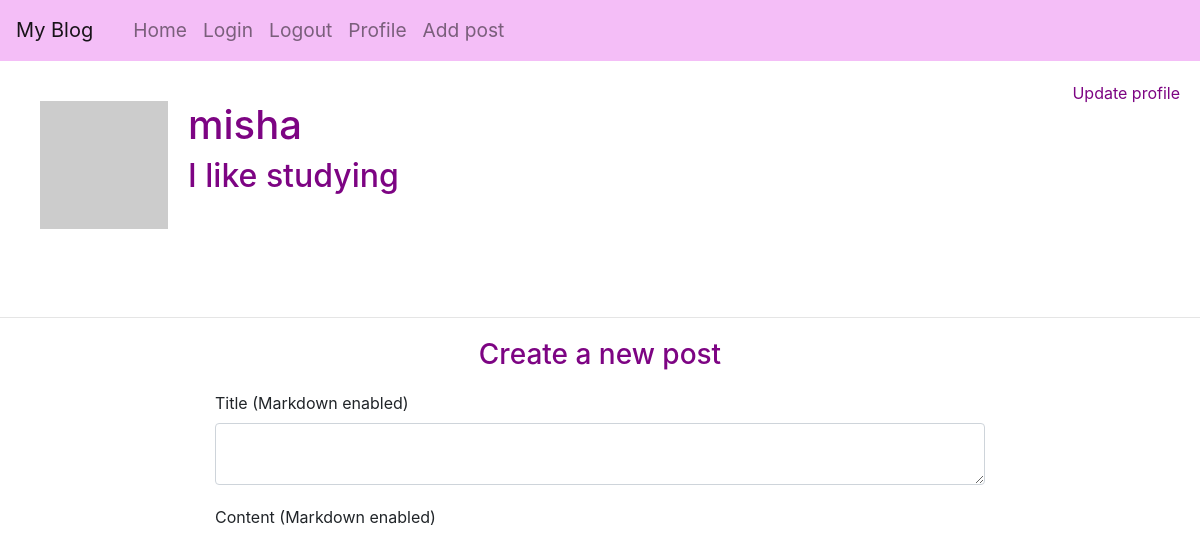
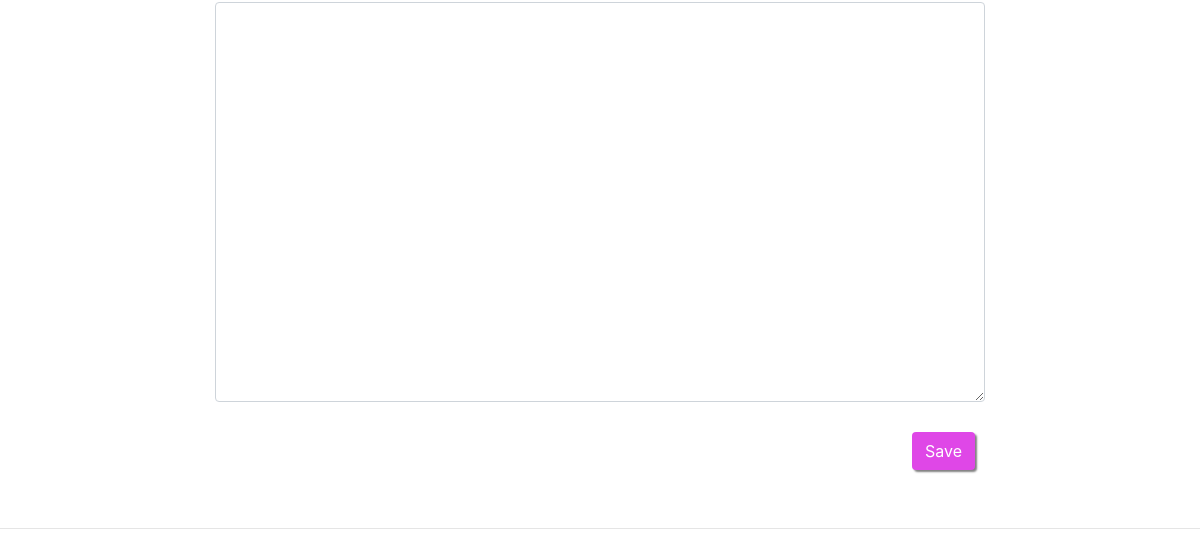
Before: /user/misha (signed in) with the older database file (2 pictures, top to bottom).
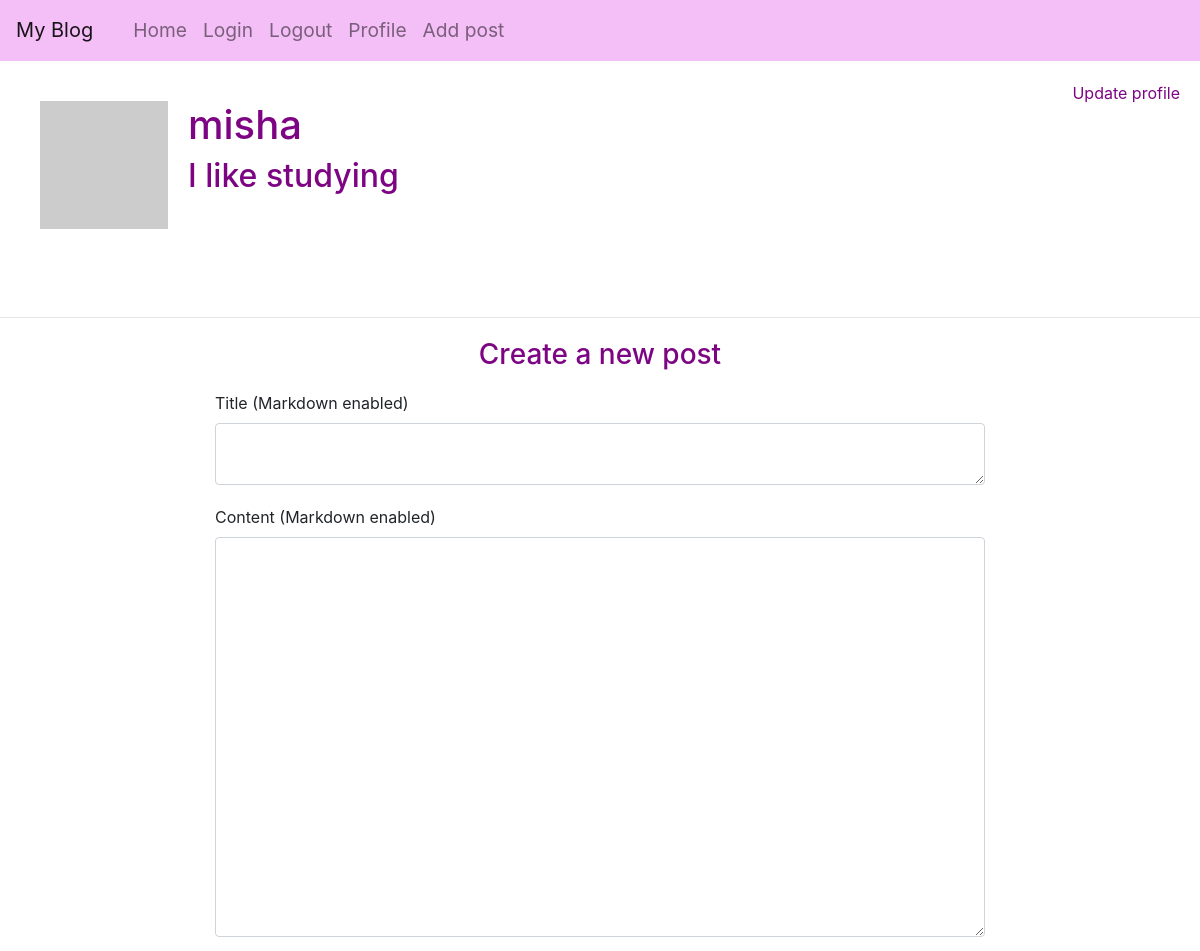
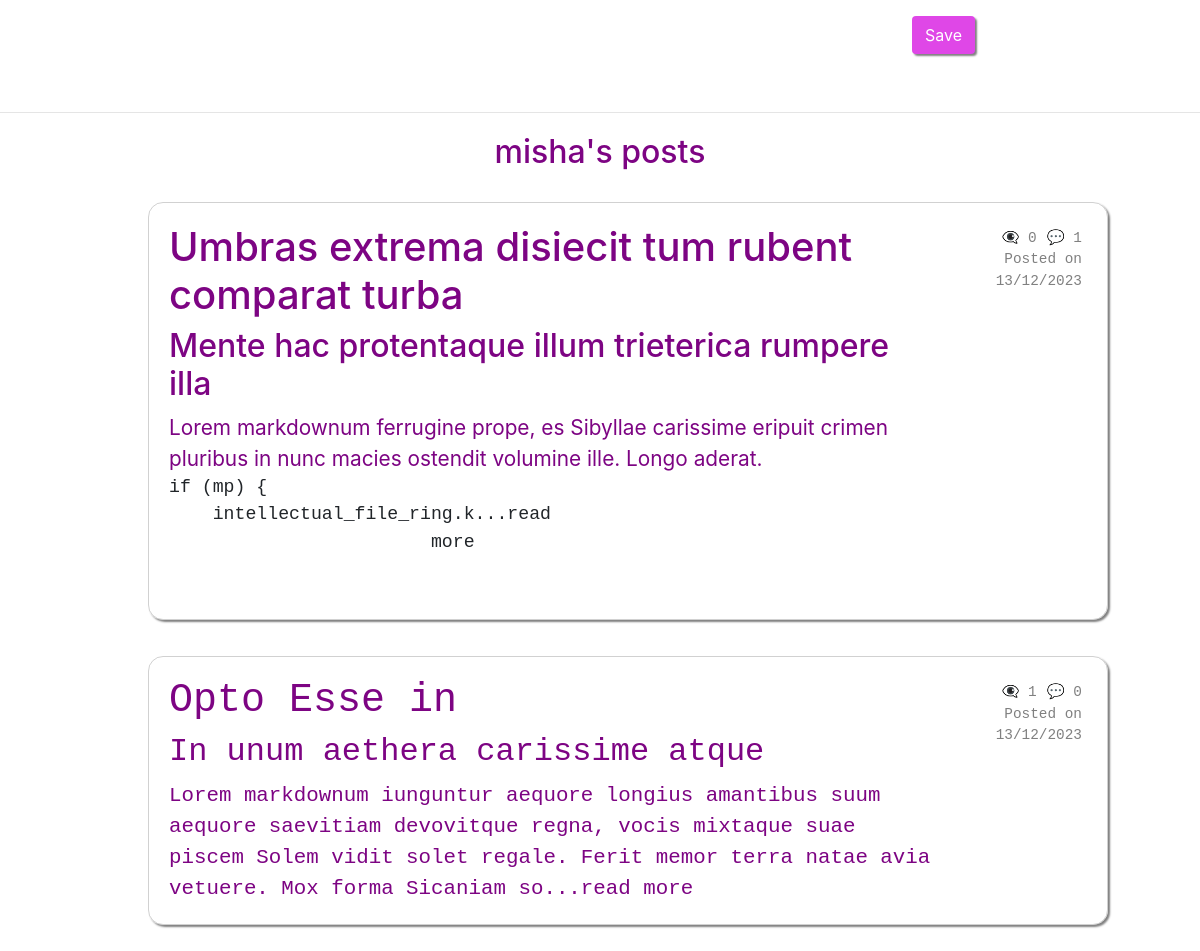
After: the same page with the newer database file (2 pictures, top to bottom).
### app/models/models.py (models this page shows, shortened)
class User(UserMixin, db.Model):
    __tablename__ = "user"
    id = db.Column(db.Integer, primary_key=True)
    username = db.Column(String(64), unique=True, nullable=False)
    email = db.Column(db.String(120), unique=True, nullable=False)
    isAdmin = db.Column(db.Boolean, nullable=False)
    password_hash = db.Column(String(256))
    profile_image = db.Column(String(256))
    info = db.Column(String(256))
    posts = db.relationship('Post', back_populates='user', cascade='all, delete-orphan')
    comments = db.relationship('Comment', back_populates='user', cascade='all, delete-orphan')
    @login.user_loader
    def load_user(id):
        return db.session.get(User, int(id))
    def get_avatar(self, size):
        digest = md5(self.email.lower().encode('utf-8')).hexdigest()
        self.profile_image = f'https://www.gravatar.com/avatar/{digest}?d=identicon&s={size}'
        return self.profile_image

class Post(db.Model):
    __tablename__ = "post"
    id = db.Column(db.Integer, primary_key=True)
    title = db.Column(String(250))
    title_html = db.Column(db.String(250))
    body = db.Column(String(2500))
    body_html = db.Column(db.String(2500))
    timestamp = db.Column(DateTime, default=func.now())
    user_id = db.Column(db.Integer, db.ForeignKey('user.id'), nullable=False)
    user = db.relationship('User', back_populates='posts')
    comments = db.relationship('Comment', back_populates='post', cascade='all, delete-orphan')
    views = db.Column(db.Integer, server_default=str(0))
    def get_comments_length(self):
        commments = Comment.query.filter_by(post_id=self.id).all()
        return len(commments)

### app/routes/routes.py (the view, shortened to what this page needs)
@app.route('/user/<username>', methods=["GET", "POST"])
@login_required
def user(username):
        user = User.query.filter_by(username=username).first_or_404()
        form = PostForm()
        user.profile_image = user.get_avatar(128)
        posts = Post.query.filter_by(user_id=user.id).all()
        return render_template('profile.html', user=user, form=form, posts=posts)

### app/forms/post_form.py
class PostForm(FlaskForm):
    title = PageDownField('Title (Markdown enabled)', validators=[DataRequired(), Length(min=0, max=250)])
    post = PageDownField('Content  (Markdown enabled)', render_kw={'class': 'form-control', 'rows': 10}, validators=[DataRequired(), Length(min=0, max=2500)])
    submit = SubmitField('Save')

### app/templates/profile.html
{% extends "base.html" %} {% import "bootstrap/wtf.html" as wtf %}{% block
content %}
<div class="avatar-username">
    <div class="avatar-username">
        <img src="{{ user.profile_image }}" width="128" height="128" />
        <div>
            <h1>{{ user.username }}</h1>
            {% if user.info %}
            <h2>{{user.info}}</h2>
            {% endif %}
        </div>
    </div>
    {% if current_user == user%}
    <div class="update-profile-link">
        <a href="{{ url_for('update_profile') }}">Update profile</a>
    </div>
    {% endif %}
</div>
<hr />
{% if current_user == user%}
<h3 class="greeting">Create a new post</h3>
<div class="container-fluid">
    <div class="row">
        <div class="col-lg-8 col-md-8 col-sm-10 col-xs-10">
            {{ wtf.quick_form(form)}}
        </div>
    </div>
</div>
<hr />
{% endif %} {% if posts %}
<h2 class="greeting">{{user.username}}'s posts</h2>
{% for post in posts%}
<div class="posts">
    <ul>
        <a href="{{url_for('post', id=post.id)}}" class="post-link">
            <li class="post">
                <div class="avatar-comment">
                    <div>
                        {% if post.title_html %} {{post.title_html | safe}} {%
                        else %}
                        <h1>{{post.title}}</h1>
                        {% endif %} {{(post.body_html | safe)[0:250]}}...read
                        more
                    </div>
                </div>
                <div class="comments-date">
                    <div class="comments-views">
                        {% if not post.views%}
                        <p>👁️‍🗨️ 0</p>
                        {% else %}
                        <p>👁️‍🗨️ {{post.views}}</p>
                        {% endif %}
                        <p>💬 {{post.get_comments_length()}}</p>
                    </div>
                    <p>Posted on</p>
                    <p>{{post.timestamp.strftime('%d/%m/%Y')}}</p>
                </div>
            </li></a
        >
    </ul>
</div>
{% endfor%} {% endif %} {% endblock %}

Changed rows visible on the page:
shown differently, row unchanged: User "misha": username (not shown) → "misha"
added Post: title_html "Umbras extrema disiecit tum rubent comparat turba", body_html "Mente hac protentaque illum trieterica rumpere illa Lorem markdownum ferrugine prope, es Sibyllae carissime eripuit crimen pluribus in nunc macies ostendit volumine ille. Longo aderat. if (mp) { intellectual_file_ring.k", shows "👁️‍🗨️ 0", get_comments_length "1", timestamp "13/12/2023"
added Post: title_html "Opto Esse in", body_html "In unum aethera carissime atque Lorem markdownum iunguntur aequore longius amantibus suum aequore saevitiam devovitque regna, vocis mixtaque suae piscem Solem vidit solet regale. Ferit memor terra natae avia vetuere. Mox forma Sicaniam so", views "1", get_comments_length "0", timestamp "13/12/2023"
Other visible differences:
text now shown: "'s posts"
